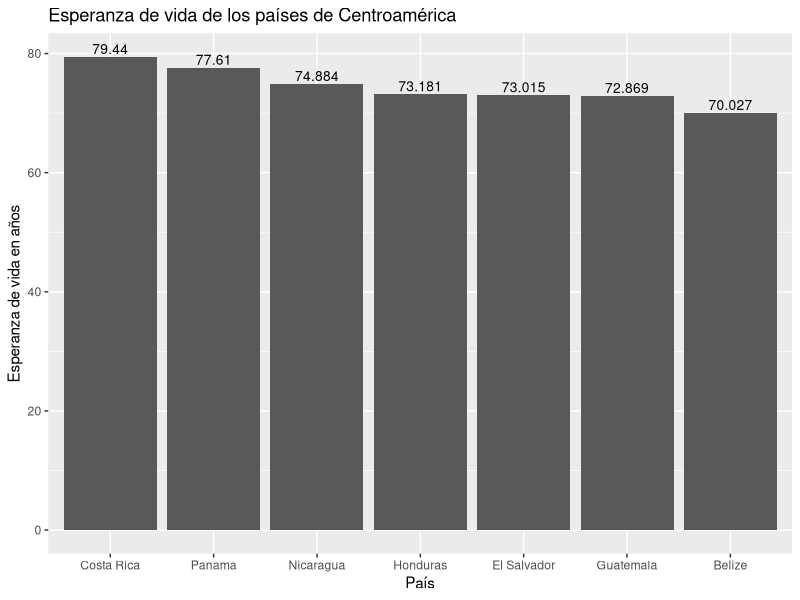
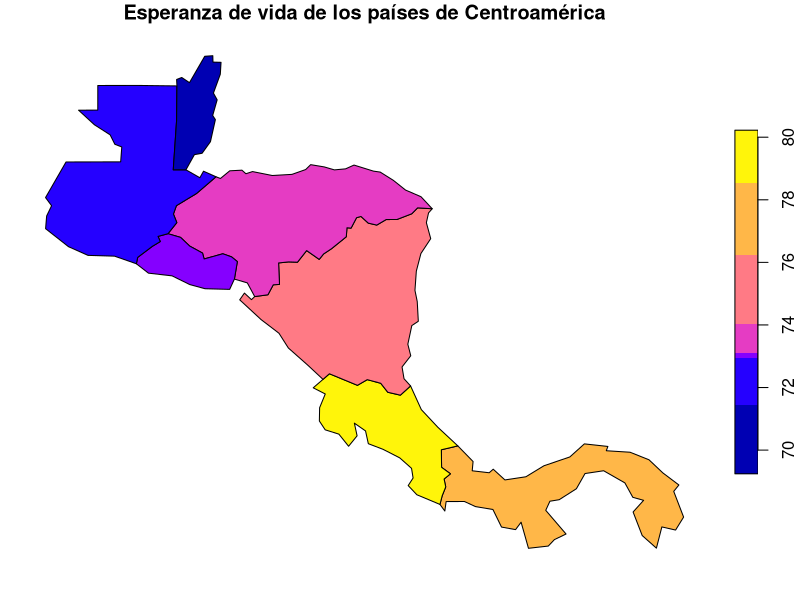
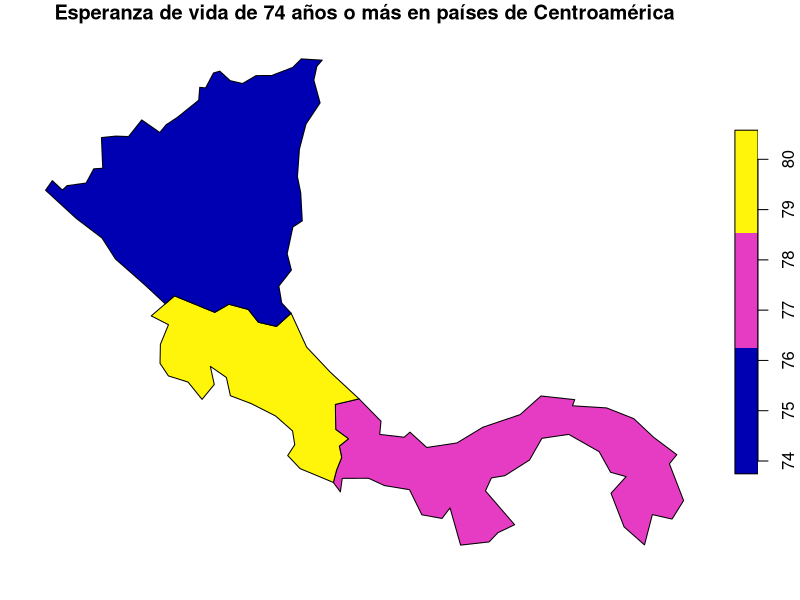

Source code (R) for these figures, in order:
## ---- chunk 1
knitr::opts_chunk$set(echo = TRUE)
## ---- chunk 2
# Paquete para generación de documentos (ej. HTML)
library(knitr)

# Paquete para formateo de tablas
library(kableExtra)

# Paquete de graficación
library(ggplot2)

# Paquete de manejo de datos geoespaciales vectoriales
library(sf)

# Paquete con conjuntos de datos geoespaciales
library(spData)
## ---- chunk 3
names(world)
## ---- chunk 4
kable(world[1:10, 1:5, drop = TRUE], 
  caption="Datos demográficos de los países del mundo")
## ---- chunk 5
kable(world[1:10, c("name_long","continent","pop","lifeExp","gdpPercap"), drop = TRUE], 
  col.names=c("País","Continente","Población","Esperanza de vida","Renta per cápita"),  
  caption="Datos demográficos de los países del mundo")
## ---- chunk 6
# Se extraen las observaciones ordenadas por orden alfabético de país
world.orden <- order(world$name_long)

# Se genera un nuevo data frame ordenado
world.ordenadoxpais <- world[world.orden,]

# Se formatea la tabla con el nuevo data frame
kable(world.ordenadoxpais[, c("name_long","continent","pop","lifeExp","gdpPercap"), drop = TRUE], 
  col.names=c("País","Continente","Población","Esperanza de vida","Renta per cápita"),  
  caption="Datos demográficos de los países del mundo") %>%
kable_styling() %>%
scroll_box(
  width = "800px", 
  height = "500px", 
  fixed_thead = TRUE)
## ---- chunk 7
# Se extraen las observaciones correspondientes a los países de Centroamérica
centro_america = world[world$name_long == "Belize" |
                       world$name_long == "Guatemala" |
                       world$name_long == "Honduras" |
                       world$name_long == "El Salvador" |
                       world$name_long == "Nicaragua" |
                       world$name_long == "Costa Rica" |
                       world$name_long == "Panama", ]

# Se formatea la tabla con el nuevo data frame
kable(centro_america[, c("name_long","continent","pop","lifeExp","gdpPercap"), drop = TRUE], 
  col.names=c("País","Continente","Población","Esperanza de vida","Renta per cápita"),  
  caption="Datos demográficos de los países de Centroamérica") %>%
kable_styling()
## ---- chunk 8
ggplot(centro_america, aes(x=reorder(name_long,-lifeExp), y=lifeExp)) + ggtitle("Esperanza de vida de los países de Centroamérica") + xlab("País") + ylab("Esperanza de vida en años") +  geom_col() + geom_text(aes(label=lifeExp), vjust=-0.3, size=3.5)
## ---- chunk 9
plot(centro_america["lifeExp"],main = "Esperanza de vida de los países de Centroamérica")
## ---- chunk 10
centro_america_esperanzadevida = centro_america[centro_america$lifeExp >= 74,]

plot(centro_america_esperanzadevida["lifeExp"],main = "Esperanza de vida de 74 años o más en países de Centroamérica")
